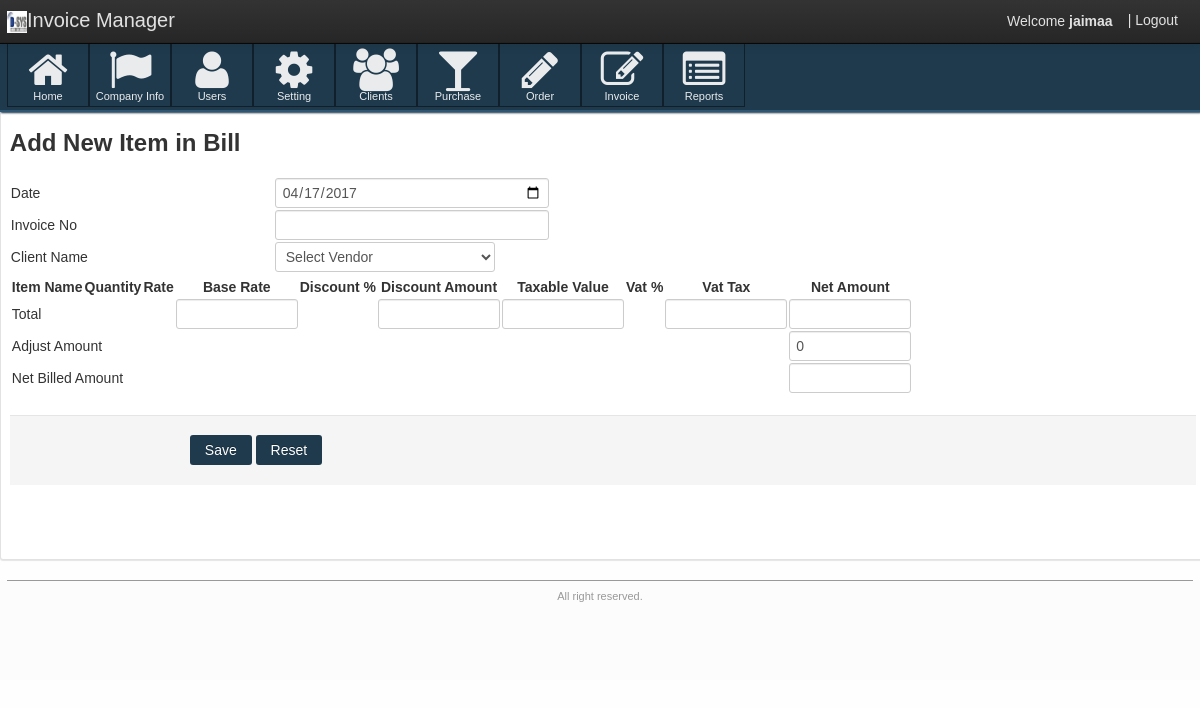
Before: /JAIGST/add_item_invoice.php (signed in) with the older database file.
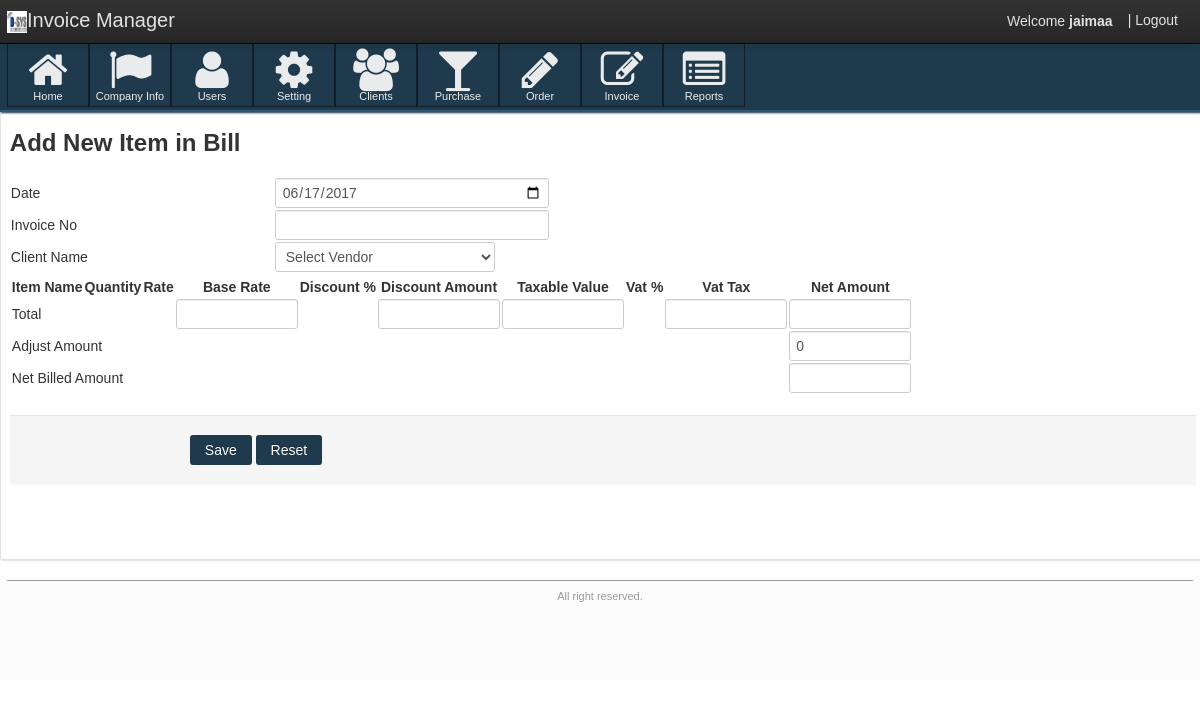
After: the same page with the newer database file.
### tables this page shows
CREATE TABLE `sales` (
  `sales_id` bigint(100) NOT NULL,
  `date` date NOT NULL,
  `invoice_no` bigint(100) NOT NULL,
  `client_id` bigint(100) NOT NULL,
  `total_gross` decimal(10,2) NOT NULL,
  `total_discount` decimal(10,2) NOT NULL,
  `total_taxable` decimal(10,2) NOT NULL,
  `total_vat` decimal(10,2) NOT NULL,
  `total_net` decimal(10,2) NOT NULL
);

### JAIGST/add_item_invoice.php (the view, shortened to what the changed rows need)
<?php
if(isset($_SESSION['login']) && $_SESSION['type']=='Admin')
{
?>
<!DOCTYPE html>
<html lang="en">
<head>
    <link href="css/customize-template.css" type="text/css" media="screen, projection" rel="stylesheet" />
</head>
    <body>
    <div class="navbar navbar-fixed-top">
        <div class="navbar-inner">
            <div class="container">
                <a href="#" class="brand"><img src="images/Dsys Logo.png" width="20px" height="20px" />Invoice Manager</a>
                <div id="app-nav-top-bar" class="nav-collapse">
                   <ul class="nav pull-right">
					<li style="margin-top: 11px;">
						Welcome <strong><?php echo $_SESSION['UserName'] ?> </strong>
					</li>
                        <li>
                            <a href="signout.php">| Logout</a>
                        </li>
                    </ul>
                </div>
            </div>
        </div>
    </div>
    <div id="body-container">
        <div id="body-content">
            <div class="body-nav body-nav-horizontal body-nav-fixed">
                <div class="container">
                   			<ul> <li>
                                    <a href="dashboard.php">
                                        <i class="icon-home icon-large"></i> Home
                                    </a>
                                </li>
								<li>
                                    <a href="company_info.php">
                                        <i class="icon-flag icon-large"></i> Company Info
                                    </a>
                                </li>
                                <li>
                                    <a href="users.php">
                                        <i class="icon-user icon-large"></i> Users
                                    </a>
                                </li>
								<li>
                                    <a href="setting.php">
                                        <i class="icon-cog icon-large"></i> Setting
                                    </a>
                                </li>
								<li>
                                    <a href="client_mgmt.php">
                                        <i class="icon-group icon-large"></i> Clients
                                    </a>
                                </li>
                                <li>
                                    <a href="purchase_mgmt.php">
                                        <i class="icon-glass icon-large"></i> Purchase
                                    </a>
                                </li>
								<li>
                                    <a href="order_mgmt.php">
                                        <i class="icon-pencil icon-large"></i> Order
                                    </a>
                                </li>
								<li>
                                    <a href="invoice_mgmt.php">
                                        <i class="icon-edit icon-large"></i> Invoice
                                    </a>
                                </li>
								<li>
                                    <a href="reports.php">
                                        <i class="icon-list-alt icon-large"></i> Reports
                                    </a>
                                </li>
                    </ul>
                </div>
            </div>
<div class="box">
    <div class="container">
                            <section class="content-header">
                                <h3>
                                    Add New Item in Bill
                                </h3>
                             </section>
                        </div>
	<div class="box-content">
        	<form action="" name="company_profile" class="form-horizontal" method="post">
				<div class="container">
					<div class="row">
						<div id="acct-password-row" class="span16">
                        	<table width="100%">
                            <?php
							$invoice_no=$_REQUEST['invoice_no'];
                            $res=mysql_query("select * from sales");
							while($r=mysql_fetch_array($res))
							{
								$date=$r[1];
							}
							?>
                            	<tr><td>Date</td><td><input type="date" name="inv_date" value="<?php echo $date;?>" class="span4" autocomplete="false" required></td></tr>
                                <tr><td>Invoice No</td><td><input type="text" name="inv_no" value="<?php echo $invoice_no; ?>" class="span4" autocomplete="false" required></td></tr>
                                <tr><td>Client Name</td><td><select name="vendor_id" required>
                                                	<option value="">Select Vendor</option>
                                                </select></td></tr>
                                                <tr><td><input type="hidden" name="count" value="<?php echo $_POST['count']; ?>" onKeyUp="total()" /></td></tr>
                                  <tr>
                                  	<td colspan="2">
                                  		<table>
                                        	<tr>
                                            	<th>Item Name</th>
                                                <th>Quantity</th>
                                                <th>Rate</th>
                                                <th>Base Rate</th>
                                                <th>Discount %</th>
                                                <th>Discount Amount</th>
                                                <th>Taxable Value</th>
                                                <th>Vat %</th>
                                                <th>Vat Tax</th>
                                                <th>Net Amount</th>
                                            </tr>
                                            <tr><td colspan="3">Total</td><td><input id="totalgross" name="totalgross" class="span2" type="text" value="" autocomplete="false" required></td><td></td><td><input id="totaldiscount" name="totaldiscount" class="span2" type="text" value="" autocomplete="false" required></td><td><input id="totaltaxable" name="totaltaxable" class="span2" type="text" value="" autocomplete="false" required></td><td></td><td><input id="totalvat" name="totalvat" class="span2" type="text" value="" autocomplete="false" required></td><td><input id="totalnetval" name="totalnetval" class="span2" type="text" value="" onKeyUp="netbill()" autocomplete="false" required></td></tr>
                                            <tr><td colspan="9">Adjust Amount</td><td><input id="adjamount" name="adjamount" class="span2" type="text" value="0" onKeyUp="netbill()" autocomplete="false" required></td></tr>
                                            <tr><td colspan="9">Net Billed Amount</td><td><input id="netbilled" name="netbilled" class="span2" type="text" value="" autocomplete="false" required></td></tr>
                                        </table>
                                    </td>
                                  </tr>
                            </table>
						</div>
					</div>
					<footer id="submit-actions" class="form-actions">
						<input type="submit" name="submit" value="Save" class="btn btn-primary" />
						<input type="reset" name="reset" value="Reset" class="btn btn-primary" />
					</footer>
				</div>
		</form><?php  ?>
	</div>
</div>
    <footer class="application-footer">
        <div class="container">
            <div class="disclaimer">
                <p> All right reserved.</p>
            </div>
        </div>
    </footer>
  <link rel="stylesheet" href="//code.jquery.com/ui/1.11.4/themes/smoothness/jquery-ui.css">
	</body>
</html>
<?php
}
else
{header('location:signout.php');}
?>

Changed rows visible on the page:
no longer on this page (row unchanged): sales: inv_date "04/17/2017"
added sales: inv_date "06/17/2017"
